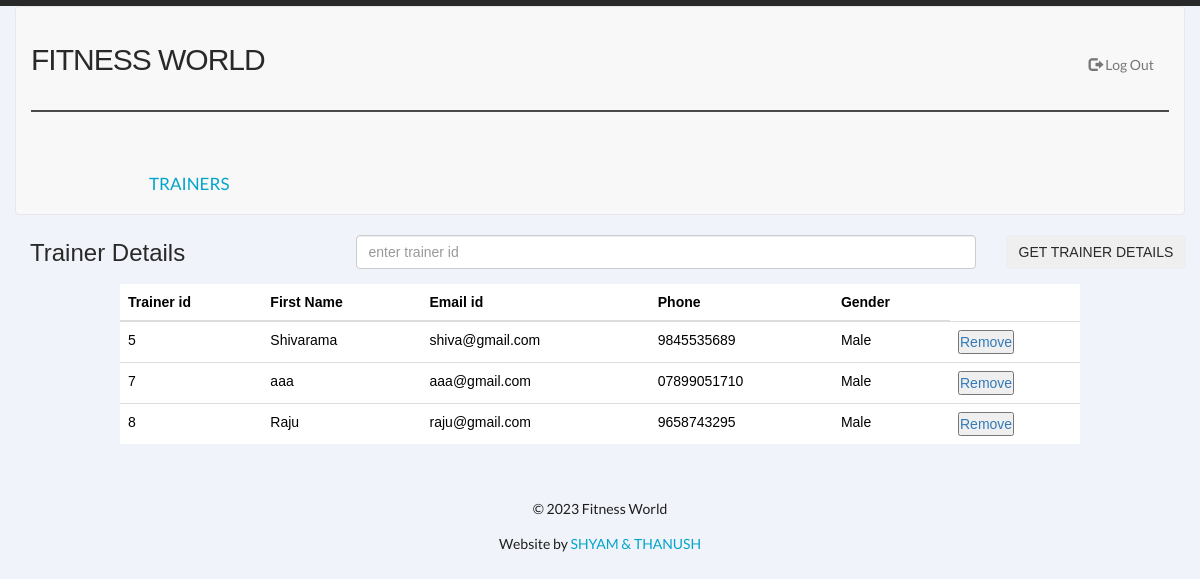
/admintlists.php, run on the app's committed database.
### tables this page shows
CREATE TABLE `trainer` (
  
`trainerid` int(30) NOT NULL,
 
 `name` varchar(40) NOT NULL,

  `email` varchar(30) NOT NULL,
  
`phone` varchar(30) NOT NULL,

  `traineruid` varchar(30) NOT NULL,
  
`trainerpwd` varchar(30) NOT NULL,

  `gender` varchar(10) DEFAULT NULL
);

### func.php (the view, shortened to what this page needs)
<?php
$con=mysqli_connect("localhost:3306","root","","fitness_management");
 function get_trainer_details(){
    global $con,$aid;
    $query1="select * from trainer";
    $result1=mysqli_query($con,$query1);
    while ($row=mysqli_fetch_array($result1)){
         $id=$row ['trainerid'];
         $fname=$row ['name'];
     $email=$row['email'];
    $contact=$row['phone'];
    $gender=$row['gender'];
      echo "<tr>
            <td>$id</td>
          <td>$fname</td>
            <td>$email</td>
            <td>$contact</td>
          <td>$gender</td>
          <td> <a href='delete.php'><button type='button'>Remove</button></a></td>
        </tr>";
    }
}
?>

### css/style.css (style rules this page uses)
html, body { width:100%; padding:0; margin:0; }
body { font: 14px/25px Arial, Helvetica, sans-serif; color:#292929; min-width:960px; background: url(../images/bg.gif) center 0 repeat; border-top:#292929 6px solid; }
a { text-decoration:none; cursor:pointer; }
body { background: #F1F3FA; }

### css/slider.css (style rules this page uses)
* { padding:0; margin:0; }

### data on the page
trainer: trainerid "5", name "Shivarama", email "shiva@gmail.com", phone "9845535689", gender "Male"
trainer: trainerid "7", name "aaa", email "aaa@gmail.com", phone "07899051710", gender "Male"
trainer: trainerid "8", name "Raju", email "raju@gmail.com", phone "9658743295", gender "Male"
